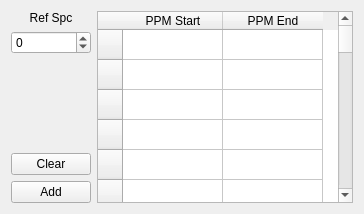
              <widget class="QWidget" name="segmentalAlignmentTab">
               <layout class="QGridLayout" name="gridLayout_17">
                <item row="0" column="0">
                 <layout class="QVBoxLayout" name="verticalLayout_19">
                  <item>
                   <widget class="QLabel" name="label_69">
                    <property name="text">
                     <string>Ref Spc</string>
                    </property>
                    <property name="alignment">
                     <set>Qt::AlignCenter</set>
                    </property>
                   </widget>
                  </item>
                  <item>
                   <widget class="QSpinBox" name="segAlignRefSpc">
                    <property name="minimum">
                     <number>-1</number>
                    </property>
                   </widget>
                  </item>
                  <item>
                   <spacer name="verticalSpacer_8">
                    <property name="orientation">
                     <enum>Qt::Vertical</enum>
                    </property>
                    <property name="sizeHint" stdset="0">
                     <size>
                      <width>20</width>
                      <height>40</height>
                     </size>
                    </property>
                   </spacer>
                  </item>
                  <item>
                   <widget class="QPushButton" name="segAlignClearButton">
                    <property name="text">
                     <string>Clear</string>
                    </property>
                   </widget>
                  </item>
                  <item>
                   <widget class="QPushButton" name="segAlignAddButton">
                    <property name="text">
                     <string>Add</string>
                    </property>
                   </widget>
                  </item>
                 </layout>
                </item>
                <item row="0" column="1">
                 <widget class="QTableWidget" name="segAlignTW">
                  <property name="rowCount">
                   <number>100</number>
                  </property>
                  <row>
                   <property name="text">
                    <string/>
                   </property>
                  </row>
                  <row>
                   <property name="text">
                    <string/>
                   </property>
                  </row>
                  <row>
                   <property name="text">
                    <string/>
                   </property>
                  </row>
                  <row>
                   <property name="text">
                    <string/>
                   </property>
                  </row>
                  <row>
                   <property name="text">
                    <string/>
                   </property>
                  </row>
                  <row>
                   <property name="text">
                    <string/>
                   </property>
                  </row>
                  <row>
                   <property name="text">
                    <string/>
                   </property>
                  </row>
                  <row>
                   <property name="text">
                    <string/>
                   </property>
                  </row>
                  <row>
                   <property name="text">
                    <string/>
                   </property>
                  </row>
                  <row>
                   <property name="text">
                    <string/>
                   </property>
                  </row>
                  <row>
                   <property name="text">
                    <string/>
                   </property>
                  </row>
                  <row>
                   <property name="text">
                    <string/>
                   </property>
                  </row>
                  <row>
                   <property name="text">
                    <string/>
                   </property>
                  </row>
                  <row>
                   <property name="text">
                    <string/>
                   </property>
                  </row>
                  <row>
                   <property name="text">
                    <string/>
                   </property>
                  </row>
                  <row>
                   <property name="text">
                    <string/>
                   </property>
                  </row>
                  <row>
                   <property name="text">
                    <string/>
                   </property>
                  </row>
                  <row>
                   <property name="text">
                    <string/>
                   </property>
                  </row>
                  <row>
                   <property name="text">
                    <string/>
                   </property>
                  </row>
                  <row>
                   <property name="text">
                    <string/>
                   </property>
                  </row>
                  <row/>
                  <row/>
                  <row/>
                  <row/>
                  <row/>
                  <row/>
                  <row/>
                  <row/>
                  <row/>
                  <row/>
                  <row/>
                  <row/>
                  <row/>
                  <row/>
                  <row/>
                  <row/>
                  <row/>
                  <row/>
                  <row/>
                  <row/>
                  <row/>
                  <row/>
                  <row/>
                  <row/>
                  <row/>
                  <row/>
                  <row/>
                  <row/>
                  <row/>
                  <row/>
                  <row/>
                  <row/>
                  <row/>
                  <row/>
                  <row/>
                  <row/>
                  <row/>
                  <row/>
                  <row/>
                  <row/>
                  <row/>
                  <row/>
                  <row/>
                  <row/>
                  <row/>
                  <row/>
                  <row/>
                  <row/>
                  <row/>
                  <row/>
                  <row/>
                  <row/>
                  <row/>
                  <row/>
                  <row/>
                  <row/>
                  <row/>
                  <row/>
                  <row/>
                  <row/>
                  <row/>
                  <row/>
                  <row/>
                  <row/>
                  <row/>
                  <row/>
                  <row/>
                  <row/>
                  <row/>
                  <row/>
                  <row/>
                  <row/>
                  <row/>
                  <row/>
                  <row/>
                  <row/>
                  <row/>
                  <row/>
                  <row/>
                  <row/>
                  <column>
                   <property name="text">
                    <string>PPM Start</string>
                   </property>
                  </column>
                  <column>
                   <property name="text">
                    <string>PPM End</string>
                   </property>
                  </column>
                 </widget>
                </item>
               </layout>
              </widget>
